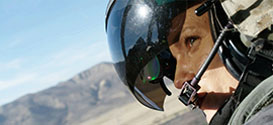
#> input picture assets/images/aviation-combat.jpg, 273 x 125 px
$ python -i format-role-image.py   (imports and definitions only)
#> lines starting #> are read from the running program, lines starting #| are printed output that depends on the picture
#> further down, picture is the input picture: PIL image 273x125 RGB; mean R, G, B 130.7, 137.9, 139.4
#!/usr/bin/env python3
"""Convert and crop role images to site format (300x400 portrait JPG/PNG)."""

from __future__ import annotations

import argparse
from pathlib import Path

from PIL import Image

ROOT = Path(__file__).resolve().parent.parent
PUBLIC = ROOT / "assets/images/public/roles"
TARGET_SIZE = (300, 400)


def open_image(path: Path) -> Image.Image:
    return Image.open(path).convert("RGB")


def crop_portrait(img: Image.Image, size: tuple[int, int] = TARGET_SIZE) -> Image.Image:
#> called with size = (300, 400)
    target_w, target_h = size
    target_ratio = target_w / target_h
    src_w, src_h = img.size
#> src_w = 273; src_h = 125
    src_ratio = src_w / src_h
#> src_ratio = 2.18

    if src_ratio > target_ratio:
        # Too wide — crop sides
        new_w = int(src_h * target_ratio)
#> new_w = 93
        left = (src_w - new_w) // 2
#> left = 90
        img = img.crop((left, 0, left + new_w, src_h))
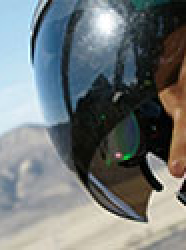
#> img: PIL image 93x125 RGB (shown 2 times larger); mean R, G, B 113, 119.3, 120.2
    else:
        # Too tall — crop top/bottom
        new_h = int(src_w / target_ratio)
        top = (src_h - new_h) // 2
        img = img.crop((0, top, src_w, top + new_h))

    return img.resize(size, Image.Resampling.LANCZOS)
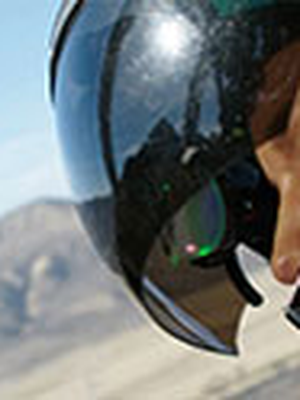
#> returned value: PIL image 300x400 RGB; mean R, G, B 113, 119.3, 120.2


def export_role_image(src: Path, dest: Path) -> None:
    dest.parent.mkdir(parents=True, exist_ok=True)
    img = crop_portrait(open_image(src))
    if dest.suffix.lower() == ".png":
        img.save(dest, "PNG", optimize=True)
    else:
        img.save(dest, "JPEG", quality=88, optimize=True)
    print(f"  {src.name} -> {dest.relative_to(ROOT)} ({dest.stat().st_size:,} bytes)")


def main() -> int:
    parser = argparse.ArgumentParser(description=__doc__)
    parser.add_argument("mapping", nargs="*", help="Pairs: source_path dest_rel_under_public/roles")
    args = parser.parse_args()

    if not args.mapping:
        parser.print_help()
        return 1

    if len(args.mapping) % 2:
        raise SystemExit("Provide source/destination pairs.")

    print("Formatting role images to 300x400...")
    for src_raw, dest_rel in zip(args.mapping[0::2], args.mapping[1::2]):
        src = Path(src_raw).expanduser()
        dest = PUBLIC / dest_rel
        if not src.exists():
            raise SystemExit(f"Missing source: {src}")
        export_role_image(src, dest)
    return 0


# [2 lines not run here, left out]

>>> from PIL import Image
>>> picture = Image.open('../assets/images/aviation-combat.jpg')
>>> result = crop_portrait(picture)

$ run again, on assets/images/combat-support.jpg
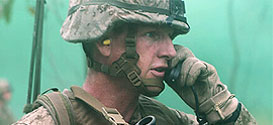
#> input picture assets/images/combat-support.jpg, 273 x 125 px
#> picture is the input picture: PIL image 273x125 RGB; mean R, G, B 117.6, 156.1, 138.4
#> in crop_portrait, `img = img.crop((left, 0, left + new_w, src_h))`:
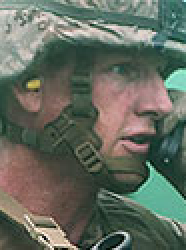
#> img: PIL image 93x125 RGB (shown 2 times larger); mean R, G, B 99.9, 107.3, 95.5
#> in crop_portrait, `return img.resize(size, Image.Resampling.LANCZOS)`:
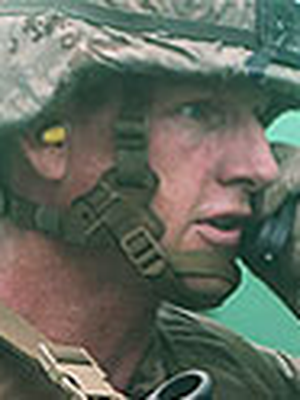
#> returned value: PIL image 300x400 RGB; mean R, G, B 99.9, 107.4, 95.5

$ run again, on assets/images/ground-combat.jpg
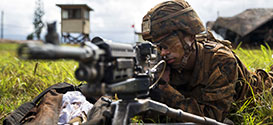
#> input picture assets/images/ground-combat.jpg, 273 x 125 px
#> picture is the input picture: PIL image 273x125 RGB; mean R, G, B 115.7, 110.6, 94.6
#> in crop_portrait, `img = img.crop((left, 0, left + new_w, src_h))`:
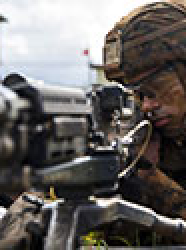
#> img: PIL image 93x125 RGB (shown 2 times larger); mean R, G, B 104.3, 100.3, 97.9
#> in crop_portrait, `return img.resize(size, Image.Resampling.LANCZOS)`:
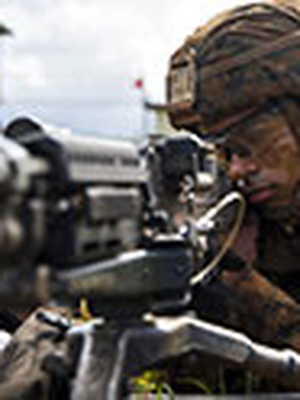
#> returned value: PIL image 300x400 RGB; mean R, G, B 104.2, 100.2, 97.9
